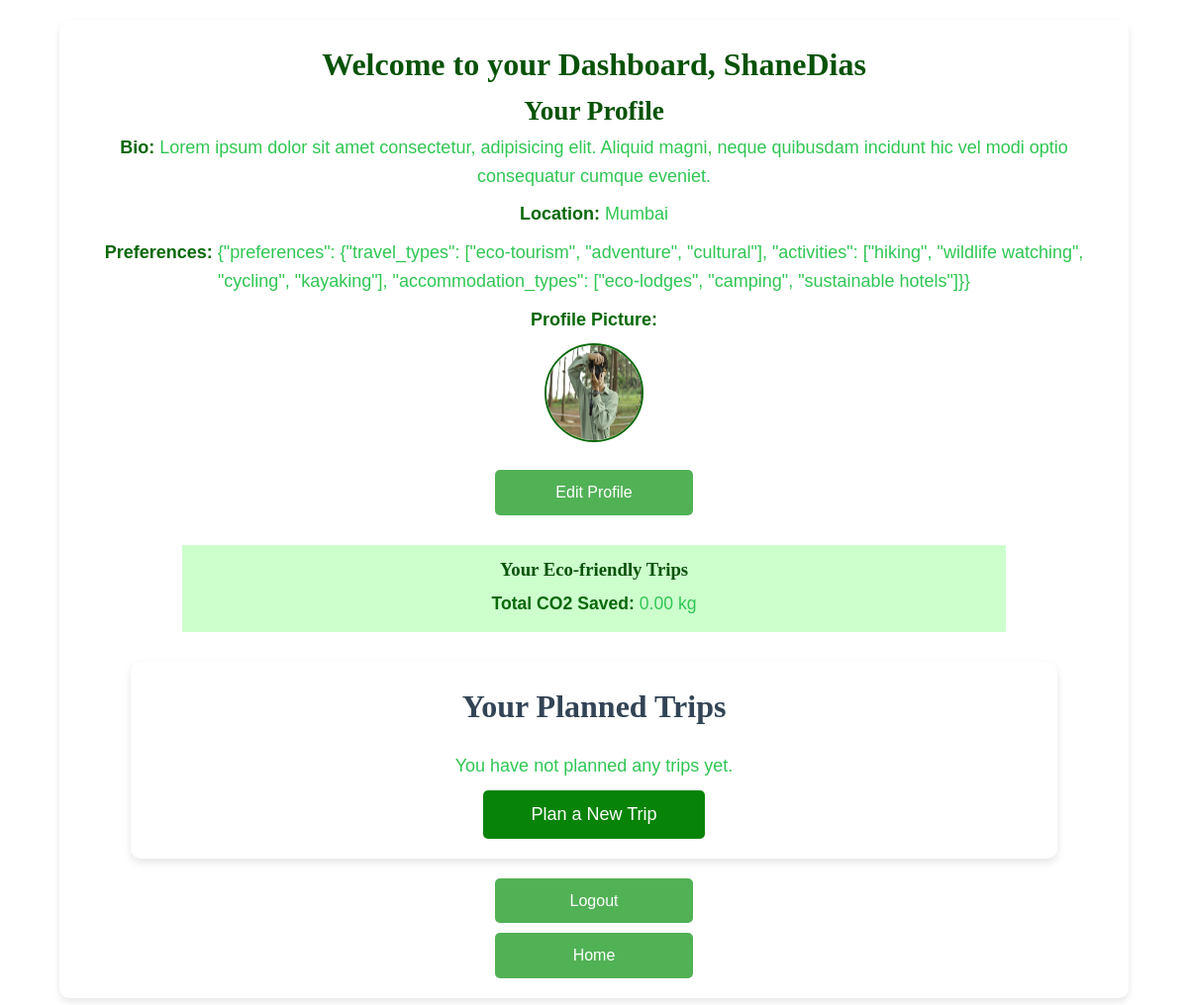
The app's page /dashboard/ (signed in) with its own data.
### eco_travel_app/models.py (models this page shows, shortened)
class Profile(models.Model):
    user = models.OneToOneField(User, on_delete=models.CASCADE)
    bio = models.TextField(blank=True)
    location = models.CharField(max_length=100, blank=True)
    preferences = models.CharField(max_length=200)  # Store user preferences like favorite destinations, transport modes
    profile_pic = models.ImageField(upload_to='profile_pics/', blank=True)
    co2_saved = models.FloatField(default=0)  # Carbon footprint saved through eco-friendly travel
    date_joined = models.DateTimeField(auto_now_add=True)

### eco_travel_app/views.py (the view)
# urls.py: path('dashboard/', views.dashboard, name='dashboard'),  # for the dashboard
@login_required
def dashboard(request):
    trips = Trip.objects.filter(user=request.user).order_by('-co2_saved')
    profile, created = Profile.objects.get_or_create(user=request.user)
    return render(request, 'dashboard.html', {
        'trips': trips,
        'profile': profile,
    })

### eco_travel_app/templates/dashboard.html (shortened to what this page needs)
{% load static %}{% load humanize %}
<!DOCTYPE html>
<html lang="en">
  <head>
    <link rel="stylesheet" type="text/css" href="{% static 'style.css' %}" />
  </head>
  <body>
    <div class="container" style="opacity: 0.97;">
      <h2 style="font-size: 2rem">
        Welcome to your Dashboard, {{ user.username }}
      </h2>
      <div class="profile-section">
        <h3 style="font-size: 1.7rem">Your Profile</h3>
        <p><strong>Bio:</strong> {{ profile.bio }}</p>
        <p><strong>Location:</strong> {{ profile.location }}</p>
        <p><strong>Preferences:</strong> {{ profile.preferences }}</p>
        <div class="profile-pic">
          {% if profile.profile_pic %}
          <p><strong>Profile Picture:</strong></p>
          <img
            src="{{ profile.profile_pic.url }}"
            alt="Profile Picture"
            style="width: 100px; height: 100px"
          />
          {% else %}
          <p>You don't have a profile picture yet.</p>
          {% endif %}
        </div>
        <a href="{% url 'edit_profile' %}" class="edit-profile">Edit Profile</a>
      </div>
      <div class="eco-stats">
        <h3>Your Eco-friendly Trips</h3>
        <div class="paras" style="text-align: center">
          <p>
            <strong>Total CO2 Saved:</strong>
            {{ profile.co2_saved|floatformat:2|intcomma }} kg
          </p>
        </div>
      </div>
      <div class="container">
        <h1>Your Planned Trips</h1>
        {% if trips %}
        <table class="trips-table">
          <thead>
            <tr>
              <th>Sr No</th>
              <th>Destination</th>
              <th>Start Date</th>
              <th>End Date</th>
              <th>People</th>
              <th>Total Cost (₹)</th>
              <th>CO2 Emission (kg)</th>
              <th>CO2 Saved (kg)</th>
              <th>Details</th>
            </tr>
          </thead>
          <tbody>
            {% for trip in trips %}
            <tr>
              <td>{{ forloop.counter }}</td>
              <td>{{ trip.destination.name }}</td>
              <td>{{ trip.start_date }}</td>
              <td>{{ trip.end_date }}</td>
              <td>{{ trip.people }}</td>
              <td>₹{{ trip.total_cost|floatformat:2|intcomma }}</td>
              <td>{{ trip.co2|floatformat:2|intcomma }} kg</td>
              <td>{{ trip.co2_saved|floatformat:2|intcomma }} kg</td>
              <td>
                <img
                  src="https://api.qrserver.com/v1/create-qr-code/?data={% url 'trip_success' trip.id %}&amp;size=100x100"
                  alt=""
                  title=""
                />
              </td>
            </tr>
            {% endfor %}
          </tbody>
        </table>
        {% else %}
        <p>You have not planned any trips yet.</p>
        {% endif %}
        <a
          href="{% url 'home' %}"
          class="btn"
          style="
            display: block;
            align-self: center;
            width: 25%;
            margin: auto;
            background-color: green;
            text-decoration: none;
          "
          >Plan a New Trip</a
        >
      </div>
      <a href="{% url 'logout' %}" class="logout">Logout</a>
      <a href="{% url 'home' %}" class="home" style="margin-top: 10px">Home</a>
    </div>
  </body>
</html>

### static/style.css (style rules this page uses)
body { font-family: Arial, sans-serif; background-color: #f0f0f0; }
h1, h2, h3 { font-family: 'Georgia', serif; }
img { max-width: 100%; height: auto; }
a { text-decoration: none; color: #2e8b57; }
h2 { text-align: center; }
* { margin: 0; padding: 0; box-sizing: border-box; }
body { font-family: 'Arial', sans-serif; background-color: #f4f4f4; color: #333; line-height: 1.6; padding: 0 20px; }
.container { max-width: 1200px; margin: 0 auto; padding: 20px; background-color: #fff; box-shadow: 0 0 10px rgba(0, 0, 0, 0.1); }
button, .btn { background: #007BFF; color: #fff; border: none; padding: 10px 15px; cursor: pointer; font-size: 1em; border-radius: 5px; text-align: center; text-decoration: none; }
a { color: #ffffff; text-decoration: none; }

### eco_travel_app/templates/dashboard.html (style rules this page uses)
body { font-family: sans-serif; background-color: #e6f5e6; color: #2f4f2f; margin: 0; padding: 0; background: url("https://images.stockcake.com/public/f/1/4/f14dc52b-139d-4437-9321-30d751e511f8_large/tropical-greenery-abounds-stockcake.jpg"); background-repeat: no-repeat; background-size: cover; }
h2, h3 { color: #004d00; text-align: center; }
.container { max-width: 800px; margin: 0 auto; padding: 20px; background-color: #ffffff; box-shadow: 0px 4px 8px rgba(0, 0, 0, 0.1); border-radius: 10px; margin-top: 5rem; }
p { line-height: 1.6; margin-bottom: 10px; }
strong { color: #006400; }
.profile-pic { text-align: center; margin-bottom: 20px; }
.profile-pic img { border-radius: 50%; border: 2px solid #006400; }
.eco-stats { margin: 20px 0; padding: 10px; background-color: #ccffcc; margin: 30px auto; width: 80%; }
.eco-stats p { margin: 5px 0; font-size: 1.1em; }
.edit-profile, .logout, .home { background-color: #4caf50; color: white; padding: 10px 20px; border-radius: 5px; text-decoration: none; display: block; width: 200px; text-align: center; margin: auto; }
.container { font-family: Arial, sans-serif; margin: 20px auto; width: 90%; max-width: 1200px; }
h1 { text-align: center; color: #2c3e50; margin-bottom: 20px; }
.btn { display: inline-block; color: #fff; background-color: #27ae60; text-align: center; padding: 10px 15px; font-size: 18px; border-radius: 5px; text-decoration: none; margin-top: 20px; }
p { text-align: center; font-size: 18px; color: #29c54e; }

### records on screen
Profile: bio "Lorem ipsum dolor sit amet consectetur, adipisicing elit. Aliquid magni, neque quibusdam incidunt hic vel modi optio consequatur cumque eveniet.", location "Mumbai", preferences "{\"preferences\": {\"travel_types\": [\"eco-tourism\", \"adventure\", \"cultural\"], \"activities\": [\"hiking\", \"wildlife watching\", \"cycling\", \"kayaking\"], \"accommodation_types\": [\"eco-lodges\", \"camping\", \"sustainable hotels\"]}}", profile_pic (picture), co2_saved "0.00"

### other values on screen
{{ user.username }} "ShaneDias"
